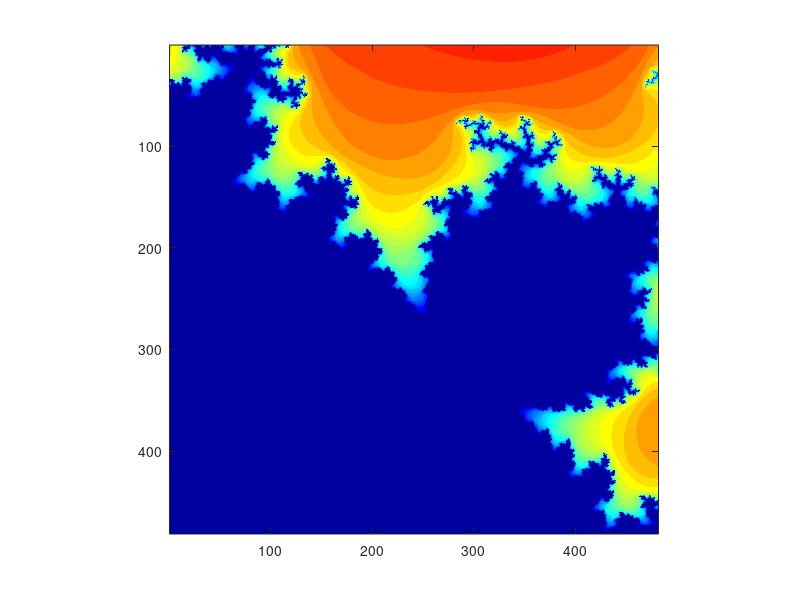

The MATLAB script that drew this image:
x = .105 : .0005 : .345;
y = -0.660 : .0005 : -.420;

n = length(x);
e = ones(n,1);
z0 = x(e,:) + i*y(:,e);

[X,Y] = meshgrid(x,y);
z0 = X + i*Y;

z = zeros(n,n);
c = zeros(n,n);

xc = 225;
yc = .540;
halfsize =  0.12;
res = 480;
zoom = 1;

x0 = xc - halfsize / zoom;
x1 = xc + halfsize / zoom;

linspace(x0,x1,res);

depth = 32;
   for k = 1:depth
      z = z.^2 + z0;
      c(abs(z) < 2) = k;
   end
   
c
image(c)
axis image

colormap(flipud(jet(depth)))
   
